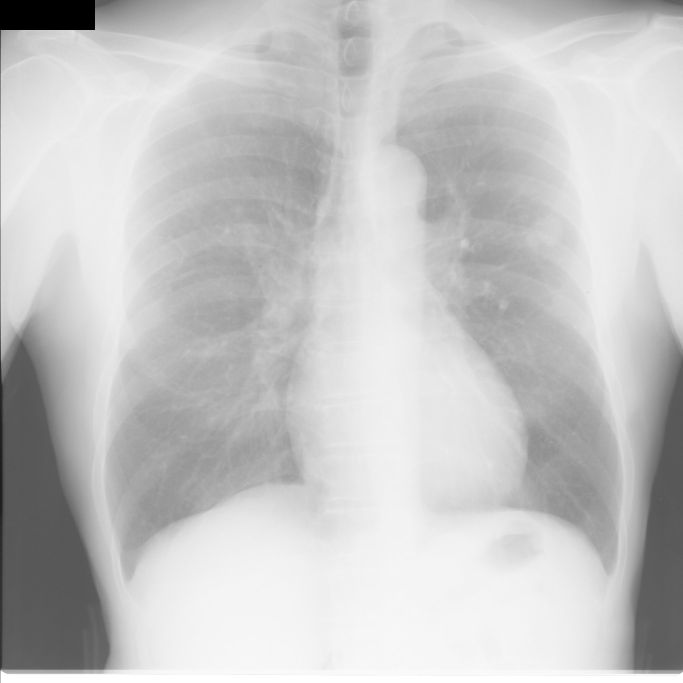
%> input picture 8-Active-contours/SessioneLaboratorioContorniAttivi/Chan-Vese/immaginiTest/polmoni.jpg, 2048 x 2048 px (shown at 1/3 size)
$ octave lab2.m   (GNU Octave 9; MATLAB toolbox functions it lacks are replaced by stand-ins)
%> lines starting %> are read from the running program, lines starting %| are printed output that depends on the picture; in (x1, y1, x2, y2) boxes, pixels count from 0 and x2, y2 are one past the last pixel; in counts of white or black regions, pixels touching at a corner belong together; the program's own positions count from 1
%> further down, Ipolmoni is the input picture: size 2048x2048x3 uint8; min 0, max 255, mean 197.8
### 8-Active-contours/SessioneLaboratorioContorniAttivi/Chan-Vese/chenvese.m
%==========================================================================
%
%   Active contour with Chen-Vese Method
%   for image segementation
%
%   Implemented by Yue Wu (yue.wu@tufts.edu)
%   Tufts University
%   Feb 2009
%   http://sites.google.com/site/rexstribeofimageprocessing/
%
%   all rights reserved
%   Last update 02/26/2009
%--------------------------------------------------------------------------
%   Usage of varibles:
%   input:
%       I           = any gray/double/RGB input image
%       mask        = initial mask, either customerlized or built-in
%       num_iter    = total number of iterations
%       mu          = weight of length term
%       method      = submethods pick from ('chen','vector','multiphase')
%
%   Types of built-in mask functions
%       'small'     = create a small circular mask
%       'medium'    = create a medium circular mask
%       'large'     = create a large circular mask
%       'whole'     = create a mask with holes around
%       'whole+small' = create a two layer mask with one layer small
%                       circular mask and the other layer with holes around
%                       (only work for method 'multiphase')
%   Types of methods
%       'chen'      = general CV method
%       'vector'    = CV method for vector image
%       'multiphase'= CV method for multiphase (2 phases applied here)
%
%   output:
%       phi0        = updated level set function
%
%--------------------------------------------------------------------------
%
% Description: This code implements the paper: "Active Contours Without
% Edges" by Chan and Vese for method 'chen', the paper:"Active Contours Without
% Edges for vector image" by Chan and Vese for method 'vector', and the paper
% "A Multiphase Level Set Framework for Image Segmentation Using the
% Mumford and Shah Model" by Chan and Vese.
%
%--------------------------------------------------------------------------
% Deomo: Please see HELP file for details
%==========================================================================

function seg = chenvese(I,mask,num_iter,mu,lambda1,lambda2, vi,reverseColor,method)
%> called with mask = 'large', num_iter = 700, mu = 0.2, lambda1 = 1, lambda2 = 1, vi = 0, reverseColor = 1, method = 'chan'

%%
%-- Default settings
%   length term mu = 0.2 and default method = 'chan'
  if(~exist('mu','var'))
    mu=0.2;
  end

  if(~exist('method','var'))
    method = 'chan';
  end

  if(~exist('lambda1','var'))
    lambda1 = 1;
  end

  if(~exist('lambda2','var'))
    lambda2 = 1;
  end

  if(~exist('vi','var'))
    vi = 0;
  end

  if(~exist('reverseColor','var'))
    reverseColor = 1;
  end


%-- End default settings

%%
%-- Initializations on input image I and mask
%  resize original image
   s = 200./min(size(I,1),size(I,2)); % resize scale
%> s = 0.0977
   if s<1
       I = imresize(I,s);
   end

%   auto mask settings
  if ischar(mask)
      switch lower (mask)
          case 'small'
              mask = maskcircle2(I,'small');
          case 'medium'
              mask = maskcircle2(I,'medium');
          case 'large'
              mask = maskcircle2(I,'large');
          case 'whole'
              mask = maskcircle2(I,'whole');
              %mask = init_mask(I,30);
          case 'whole+small'
              m1 = maskcircle2(I,'whole');
              m2 = maskcircle2(I,'small');
              mask = zeros(size(I,1),size(I,2),2);
              mask(:,:,1) = m1(:,:,1);
              mask(:,:,2) = m2(:,:,2);
          otherwise
              error('unrecognized mask shape name (MASK).');
      end
  else
      if s<1
          %mask = imresize(mask,s);
          mask = imresize(mask,s,'nearest');
      end
      if size(mask,1)>size(I,1) || size(mask,2)>size(I,2)
          error('dimensions of mask unmathch those of the image.')
      end
      switch lower(method)
          case 'multiphase'
              if  (size(mask,3) == 1)
                  error('multiphase requires two masks but only gets one.')
              end
      end

  end


switch lower(method)
    case 'chan'
        if size(I,3)== 3
            P = rgb2gray(uint8(I));
            P = double(P);
        elseif size(I,3) == 2
            P = 0.5.*(double(I(:,:,1))+double(I(:,:,2)));
        else
            P = double(I);
        end
        layer = 1;

    case 'vector'
        s = 200./min(size(I,1),size(I,2)); % resize scale
        I = imresize(I,s);
        mask = imresize(mask,s);
        layer = size(I,3);
        if layer == 1
            display('only one image component for vector image')
        end
        P = double(I);

    case 'multiphase'
        layer = size(I,3);
        if size(I,1)*size(I,2)>200^2
            s = 200./min(size(I,1),size(I,2)); % resize scale
            I = imresize(I,s);
            mask = imresize(mask,s);
        end

        P = double(I);  %P store the original image
    otherwise
        error('!invalid method')
end
%-- End Initializations on input image I and mask

%%
%--   Core function
switch lower(method)
    case {'chan','vector'}
        %-- SDF
        %   Get the distance map of the initial mask

        mask = mask(:,:,1);
        phi0 = bwdist(mask)-bwdist(1-mask)+im2double(mask)-.5;
        phi0 = -phi0;


        %   initial force, set to eps to avoid division by zeros
        force = eps;
        %-- End Initialization

        %-- Display settings
          figure();
          subplot(2,2,1); imshow(I); title('Input Image');
          subplot(2,2,2); contour(flipud(phi0), [0 0], 'r','LineWidth',1); title('initial contour');
          subplot(2,2,3); title('Segmentation');
        %-- End Display original image and mask

        %-- Main loop
          for n=1:num_iter
              inidx = find(phi0>=0); % frontground index
              outidx = find(phi0<0); % background index
              force_image = 0; % initial image force for each layer
              for i=1:layer
                  L = im2double(P(:,:,i)); % get one image component
                  c1 = sum(sum(L.*Heaviside(phi0)))/(length(inidx)+eps); % average inside of Phi0
                  c2 = sum(sum(L.*(1-Heaviside(phi0))))/(length(outidx)+eps); % verage outside of Phi0
                  force_image=-lambda1*(L-c1).^2+lambda2*(L-c2).^2+force_image;
                  % sum Image Force on all components (used for vector image)
                  % if 'chan' is applied, this loop become one sigle code as a
                  % result of layer = 1
              end

              % calculate the external force of the image
              force = mu*kappa(phi0)./max(max(abs(kappa(phi0))))+1/layer.*force_image;
              force = force - vi * length(inidx);

              % normalized the force
              force = force./(max(max(abs(force))));

              % get stepsize dt
              dt=0.5;

              % get parameters for checking whether to stop
              old = phi0;
              phi0 = phi0+dt.*force;
              new = phi0;

              indicator = checkstop(old,new,dt);
              indicator = false;
              % intermediate output
              if(mod(n,20) == 0)
                 showphi(I,phi0,n);
              end;
              if indicator % decide to stop or continue
                  showphi(I,phi0,n);

                  %make mask from SDF
                  seg = phi0<=0; %-- Get mask from levelset

                  subplot(2,2,4); imshow(seg); title('Global Region-Based Segmentation');

                  return;
              end
          end;
          showphi(I,phi0,n);

          %make mask from SDF
          seg = (reverseColor*phi0)<=0; %-- Get mask from levelset

          subplot(2,2,4); imshow(seg); title('Global Region-Based Segmentation');
    case 'multiphase'
        %-- Initializations
        %   Get the distance map of the initial masks
        mask1 = mask(:,:,1);
        mask2 = mask(:,:,2);
        phi1=bwdist(mask1)-bwdist(1-mask1)+im2double(mask1)-.5;%Get phi1 from the initial mask 1
        phi2=bwdist(mask2)-bwdist(1-mask2)+im2double(mask2)-.5;%Get phi1 from the initial mask 2

        %-- Display settings
        figure();
        subplot(2,2,1);
        if layer ~= 1
            imshow(I); title('Input Image');
        else
            imagesc(P); axis image; colormap(gray);title('Input Image');
        end
        subplot(2,2,2);
        hold on
        contour(flipud(mask1),[0,0],'r','LineWidth',2.5);
        contour(flipud(mask1),[0,0],'x','LineWidth',1);
        contour(flipud(mask2),[0,0],'g','LineWidth',2.5);
        contour(flipud(mask2),[0,0],'x','LineWidth',1);
        title('initial contour');
        hold off
        subplot(2,2,3); title('Segmentation');
        %-- End display settings

        %Main loop
        for n=1:num_iter
              %-- Narrow band for each phase
              nb1 = find(phi1<1.2 & phi1>=-1.2); %narrow band of phi1
              inidx1 = find(phi1>=0); %phi1 frontground index
              outidx1 = find(phi1<0); %phi1 background index

              nb2 = find(phi2<1.2 & phi2>=-1.2); %narrow band of phi2
              inidx2 = find(phi2>=0); %phi2 frontground index
              outidx2 = find(phi2<0); %phi2 background index
              % [7 lines of commented-out code are left out]

              cc11 = intersect(inidx1,inidx2); %index belong to (phi1>0 & phi2>0)
              cc12 = intersect(inidx1,outidx2); %index belong to (phi1>0 & phi2<0)
              cc21 = intersect(outidx1,inidx2); %index belong to (phi1<0 & phi2>0)
              cc22 = intersect(outidx1,outidx2); %index belong to (phi1<0 & phi2<0)

              f_image11 = 0;
              f_image12 = 0;
              f_image21 = 0;
              f_image22 = 0; % initial image force for each layer

              for i=1:layer
                  L = im2double(P(:,:,i)); % get one image component

              if isempty(cc11)
                  c11 = eps;
              else
                  c11 = mean(L(cc11));
              end

              if isempty(cc12)
                  c12 = eps;
              else
                  c12 = mean(L(cc12));
              end

              if isempty(cc21)
                  c21 = eps;
              else
                  c21 = mean(L(cc21));
              end

              if isempty(cc22)
                  c22 = eps;
              else
                  c22 = mean(L(cc22));
              end

              %-- End mean calculation

              %-- Force calculation and normalization
              % force on each partition

              f_image11=(L-c11).^2.*Heaviside(phi1).*Heaviside(phi2)+f_image11;
              f_image12=(L-c12).^2.*Heaviside(phi1).*(1-Heaviside(phi2))+f_image12;
              f_image21=(L-c21).^2.*(1-Heaviside(phi1)).*Heaviside(phi2)+f_image21;
              f_image22=(L-c22).^2.*(1-Heaviside(phi1)).*(1-Heaviside(phi2))+f_image22;
              end

                  % sum Image Force on all components (used for vector image)
                  % if 'chan' is applied, this loop become one sigle code as a
                  % result of layer = 1

              % calculate the external force of the image

              % curvature on phi1
              curvature1 = mu*kappa(phi1);
              curvature1 = curvature1(nb1);
              % image force on phi1
              fim1 = 1/layer.*(-f_image11(nb1)+f_image21(nb1)-f_image12(nb1)+f_image22(nb1));
              fim1 = fim1./max(abs(fim1)+eps);

              % curvature on phi2
              curvature2 = mu*kappa(phi2);
              curvature2 = curvature2(nb2);
              % image force on phi2
              fim2 = 1/layer.*(-f_image11(nb2)+f_image12(nb2)-f_image21(nb2)+f_image22(nb2));
              fim2 = fim2./max(abs(fim2)+eps);

              % force on phi1 and phi2
              force1 = curvature1+fim1;
              force2 = curvature2+fim2;
              %-- End force calculation

              % detal t
              dt = 1.5;

              old(:,:,1) = phi1;
              old(:,:,2) = phi2;

              %update of phi1 and phi2
              phi1(nb1) = phi1(nb1)+dt.*force1;
              phi2(nb2) = phi2(nb2)+dt.*force2;

              new(:,:,1) = phi1;
              new(:,:,2) = phi2;

              indicator = checkstop(old,new,dt);

              if indicator
                 showphi(I, new, n);
                 %make mask from SDF
                 seg11 = (phi1>0 & phi2>0); %-- Get mask from levelset
                 seg12 = (phi1>0 & phi2<0);
                 seg21 = (phi1<0 & phi2>0);
                 seg22 = (phi1<0 & phi2<0);

                 se = strel('disk',1);
                 aa1 = imerode(seg11,se);
                 aa2 = imerode(seg12,se);
                 aa3 = imerode(seg21,se);
                 aa4 = imerode(seg22,se);
                 seg = aa1+2*aa2+3*aa3+4*aa4;

                 subplot(2,2,4); imagesc(seg);axis image;title('Global Region-Based Segmentation');

                  return
              end
              % re-initializations
              phi1 = reinitialization(phi1, 0.6);%sussman(phi1, 0.6);%
              phi2 = reinitialization(phi2, 0.6);%sussman(phi2,0.6);

              %intermediate output
              if(mod(n,20) == 0)
                 phi(:,:,1) = phi1;
                 phi(:,:,2) = phi2;
                 showphi(I, phi, n);
              end;
          end;
          phi(:,:,1) = phi1;
          phi(:,:,2) = phi2;
          showphi(I, phi, n);
          %make mask from SDF
        seg11 = (phi1>0 & phi2>0); %-- Get mask from levelset
        seg12 = (phi1>0 & phi2<0);
        seg21 = (phi1<0 & phi2>0);
        seg22 = (phi1<0 & phi2<0);

        se = strel('disk',1);
        aa1 = imerode(seg11,se);
        aa2 = imerode(seg12,se);
        aa3 = imerode(seg21,se);
        aa4 = imerode(seg22,se);
        seg = aa1+2*aa2+3*aa3+4*aa4;
        %seg = bwlabel(seg);
        subplot(2,2,4); imagesc(seg);axis image;title('Global Region-Based Segmentation');
end

### 8-Active-contours/SessioneLaboratorioContorniAttivi/Chan-Vese/maskcircle2.m

function m = maskcircle2(I,type)
%> called with type = 'large'
% auto pick a circular mask for image I
% built-in mask creation function
% Input: I   : input image
%        type: mask shape keywords
% Output: m  : mask image

% Copyright (c) 2009,
% Yue Wu @ ECE Department, Tufts University
% All Rights Reserved

if size(I,3)~=3
    temp = double(I(:,:,1));
else
    temp = double(rgb2gray(I));
end

h = [0 1 0; 1 -4 1; 0 1 0];
T = conv2(temp,h);
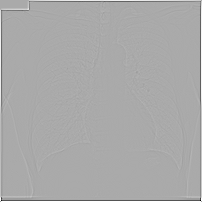
%> T: size 202x202 double; min -510, max 255, mean 0; drawn with min black and max white
T(1,:) = 0;
T(end,:) = 0;
T(:,1) = 0;
T(:,end) = 0;
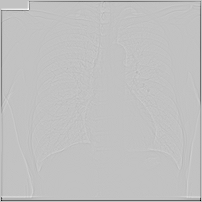
%> T: size 202x202 double; min -510, max 160, mean -3.4; drawn with min black and max white

thre = max(max(abs(T)))*.5;
%> thre = 255
idx = find(abs(T) > thre);
%> idx = 98 values from 401 to 40601
[cx,cy] = ind2sub(size(T),idx);
%> cx = 98 values, max 201 at index 2, min 199 at index 1, mean 200.9; cy = 98 values from 2 to 201
cx = round(mean(cx));
%> cx = 201
cy = round(mean(cy));
%> cy = 136

[x,y] = meshgrid(1:min(size(temp,1),size(temp,2)));

m = zeros(size(temp));
[p,q] = size(temp);
%> p = 200; q = 200

switch lower (type)
    case 'small'
        r = 10;
        n = zeros(size(x));
        n((x-cx).^2+(y-cy).^2<r.^2) = 1;
        m(1:size(n,1),1:size(n,2)) = n;
        %m((x-cx).^2+(y-cy).^2<r.^2) = 1;
    case 'medium'
        r = min(min(cx,p-cx),min(cy,q-cy));
        r = max(2/3*r,25);
        n = zeros(size(x));
        n((x-cx).^2+(y-cy).^2<r.^2) = 1;
        m(1:size(n,1),1:size(n,2)) = n;
        %m((x-cx).^2+(y-cy).^2<r.^2) = 1;
    case 'large'
        r = min(min(cx,p-cx),min(cy,q-cy));
%> r = -1
        r = max(2/3*r,60);
%> r = 60
        n = zeros(size(x));
        n((x-cx).^2+(y-cy).^2<r.^2) = 1;
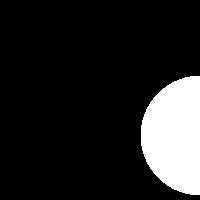
%> n: size 200x200 double; values 0 (black) and 1 (white), 13.9% white; 1 white region, box (x1, y1, x2, y2) and area: (141, 76, 200, 195) 5579
        m(1:size(n,1),1:size(n,2)) = n;
        %m((x-cx).^2+(y-cy).^2<r.^2) = 1;
    case 'whole'
        r = 9;
        m = zeros(round(ceil(max(p,q)/2/(r+1))*3*(r+1)));
        siz = size(m,1);
        sx = round(siz/2);
        i = 1:round(siz/2/(r+1));
        j = 1:round(0.9*siz/2/(r+1));
        j = j-round(median(j));
        m(sx+2*j*(r+1),(2*i-1)*(r+1)) = 1;
        se = strel('disk',r);
        m = imdilate(m,se);
        m = m(round(siz/2-p/2-6):round(siz/2-p/2-6)+p-1,round(siz/2-q/2-6):round(siz/2-q/2-6)+q-1);
end
        tem(:,:,1) = m;
        M = padarray(m,[floor(2/3*r),floor(2/3*r)],0,'post');
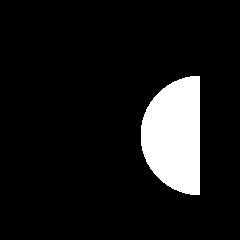
%> M: size 240x240 double; values 0 (black) and 1 (white), 9.7% white; 1 white region, box (x1, y1, x2, y2) and area: (141, 76, 200, 195) 5579
        tem(:,:,2) = M(floor(2/3*r)+1:end,floor(2/3*r)+1:end);
        m = tem;
return

### 8-Active-contours/SessioneLaboratorioContorniAttivi/Chan-Vese/kappa.m
function KG = kappa(I)
% get curvature information of input image
% input: 2D image I
% output: curvature matrix KG

% Copyright (c) 2009,
% Yue Wu @ ECE Department, Tufts University
% All Rights Reserved

I = double(I);
[m,n] = size(I);
P = padarray(I,[1,1],1,'pre');
P = padarray(P,[1,1],1,'post');

% central difference
fy = P(3:end,2:n+1)-P(1:m,2:n+1);
fx = P(2:m+1,3:end)-P(2:m+1,1:n);
fyy = P(3:end,2:n+1)+P(1:m,2:n+1)-2*I;
fxx = P(2:m+1,3:end)+P(2:m+1,1:n)-2*I;
fxy = 0.25.*(P(3:end,3:end)-P(1:m,3:end)+P(3:end,1:n)-P(1:m,1:n));
G = (fx.^2+fy.^2).^(0.5);
K = (fxx.*fy.^2-2*fxy.*fx.*fy+fyy.*fx.^2)./((fx.^2+fy.^2+eps).^(1.5));
KG = K.*G;
KG(1,:) = eps;
KG(end,:) = eps;
KG(:,1) = eps;
KG(:,end) = eps;
KG = KG./max(max(abs(KG)));

### 8-Active-contours/SessioneLaboratorioContorniAttivi/Chan-Vese/checkstop.m
function indicator = checkstop(old,new,dt)
% indicate whether we should performance further iteraions or stop

% Copyright (c) 2009,
% Yue Wu @ ECE Department, Tufts University
% All Rights Reserved

layer = size(new,3);

for i = 1:layer
    old_{i} = old(:,:,i);
    new_{i} = new(:,:,i);
end

if layer
    ind = find(abs(new)<=.5);
    M = length(ind);
    Q = sum(abs(new(ind)-old(ind)))./M;
    if Q<=dt*.18^2
        indicator = 1;
    else
        indicator = 0;
    end
else
    ind1 = find(abs(old_{1})<1);
    ind2 = find(abs(old_{2})<1);
    M1 = length(ind1);
    M2 = length(ind2);
    Q1 = sum(abs(new_{1}(ind1)-old_{1}(ind1)))./M1;
    Q2 = sum(abs(new_{2}(ind2)-old_{2}(ind2)))./M2;
    if Q1<=dt*.18^2 && Q2<=dt*.18^2
        indicator = 1;
    else
        indicator = 0;
    end
end
return

### 8-Active-contours/SessioneLaboratorioContorniAttivi/Chan-Vese/showphi.m
function showphi(I, phi, i)
% show curve evolution of phi

% Copyright (c) 2009,
% Yue Wu @ ECE Department, Tufts University
% All Rights Reserved

for j = 1:size(phi,3)
    phi_{j} = phi(:,:,j);
end
  imshow(I,'initialmagnification','fit','displayrange',[0 255]);
  hold on;

  if size(phi,3) == 1
      contour(phi_{1}, [0 0], 'g','LineWidth',1);
      contour(phi_{1}, [0 0], 'g','LineWidth',1);
  else
      contour(phi_{1}, [0 0], 'r','LineWidth',4);
      contour(phi_{1}, [0 0], 'x','LineWidth',1.3);
      contour(phi_{2}, [0 0], 'g','LineWidth',4);
      contour(phi_{2}, [0 0], 'x','LineWidth',1.3);
  end
  hold off;
  title([num2str(i) ' Iterations']);
  drawnow;

### 8-Active-contours/SessioneLaboratorioContorniAttivi/Chan-Vese/lab2.m
Ipolmoni = imread('immaginiTest/polmoni.jpg');
chenvese(Ipolmoni,'large',700,0.2,1,1,0,1,'chan');
%> in chenvese, `phi0 = bwdist(mask)-bwdist(1-mask)+im2double(mask)-.5;`:
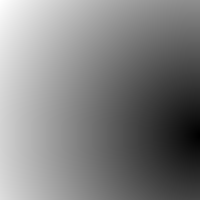
%> phi0: size 200x200 single; min -58.5, max 180.9, mean 63.4; drawn with min black and max white
%> in chenvese, `phi0 = -phi0;`:
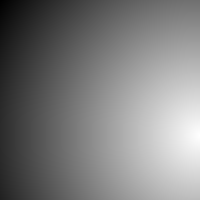
%> phi0: size 200x200 single; min -180.9, max 58.5, mean -63.4; drawn with min black and max white
%> (the run ends here)
